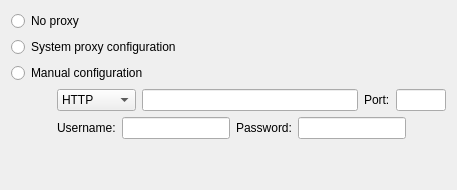
             <widget class="QWidget" name="tab_3">
              <attribute name="title">
               <string>Proxy Configuration</string>
              </attribute>
              <layout class="QGridLayout" name="gridLayout_8">
               <item row="5" column="0">
                <spacer name="verticalSpacer_14">
                 <property name="orientation">
                  <enum>Qt::Orientation::Vertical</enum>
                 </property>
                 <property name="sizeHint" stdset="0">
                  <size>
                   <width>20</width>
                   <height>40</height>
                  </size>
                 </property>
                </spacer>
               </item>
               <item row="1" column="0" colspan="2">
                <widget class="QRadioButton" name="systemProxy">
                 <property name="text">
                  <string>System proxy configuration</string>
                 </property>
                </widget>
               </item>
               <item row="3" column="0">
                <spacer name="horizontalSpacer_29">
                 <property name="orientation">
                  <enum>Qt::Orientation::Horizontal</enum>
                 </property>
                 <property name="sizeType">
                  <enum>QSizePolicy::Policy::Fixed</enum>
                 </property>
                 <property name="sizeHint" stdset="0">
                  <size>
                   <width>40</width>
                   <height>20</height>
                  </size>
                 </property>
                </spacer>
               </item>
               <item row="2" column="0" colspan="2">
                <widget class="QRadioButton" name="manualProxy">
                 <property name="text">
                  <string>Manual configuration</string>
                 </property>
                </widget>
               </item>
               <item row="3" column="1">
                <layout class="QHBoxLayout" name="horizontalLayout_9">
                 <item>
                  <widget class="QComboBox" name="proxyType">
                   <item>
                    <property name="text">
                     <string>HTTP</string>
                    </property>
                   </item>
                   <item>
                    <property name="text">
                     <string>SOCKS5</string>
                    </property>
                   </item>
                  </widget>
                 </item>
                 <item>
                  <widget class="QLineEdit" name="proxyServer">
                   <property name="inputMethodHints">
                    <set>Qt::InputMethodHint::ImhNoAutoUppercase|Qt::InputMethodHint::ImhUrlCharactersOnly</set>
                   </property>
                  </widget>
                 </item>
                 <item>
                  <widget class="QLabel" name="label_37">
                   <property name="text">
                    <string>Port:</string>
                   </property>
                  </widget>
                 </item>
                 <item>
                  <widget class="QLineEdit" name="proxyPort">
                   <property name="maximumSize">
                    <size>
                     <width>50</width>
                     <height>16777215</height>
                    </size>
                   </property>
                  </widget>
                 </item>
                </layout>
               </item>
               <item row="4" column="1">
                <layout class="QHBoxLayout" name="horizontalLayout_23">
                 <item>
                  <widget class="QLabel" name="label_38">
                   <property name="text">
                    <string>Username:</string>
                   </property>
                  </widget>
                 </item>
                 <item>
                  <widget class="QLineEdit" name="proxyUsername"/>
                 </item>
                 <item>
                  <widget class="QLabel" name="label_39">
                   <property name="text">
                    <string>Password:</string>
                   </property>
                  </widget>
                 </item>
                 <item>
                  <widget class="QLineEdit" name="proxyPassword">
                   <property name="echoMode">
                    <enum>QLineEdit::EchoMode::Password</enum>
                   </property>
                  </widget>
                 </item>
                 <item>
                  <spacer name="horizontalSpacer_3">
                   <property name="orientation">
                    <enum>Qt::Orientation::Horizontal</enum>
                   </property>
                   <property name="sizeHint" stdset="0">
                    <size>
                     <width>40</width>
                     <height>20</height>
                    </size>
                   </property>
                  </spacer>
                 </item>
                </layout>
               </item>
               <item row="0" column="0" colspan="2">
                <widget class="QRadioButton" name="noProxy">
                 <property name="text">
                  <string>No proxy</string>
                 </property>
                </widget>
               </item>
              </layout>
             </widget>
